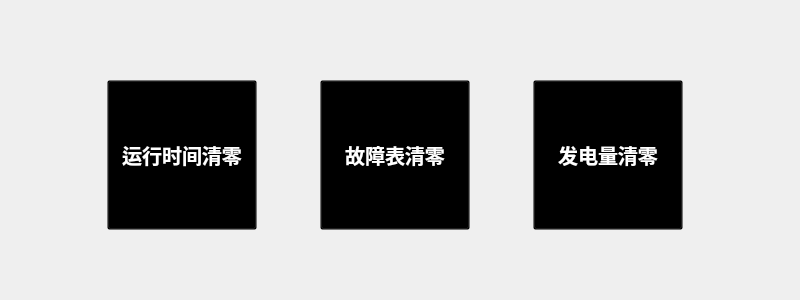
<?xml version="1.0" encoding="UTF-8"?>
<ui version="4.0">
 <class>ReturnFactory</class>
 <widget class="QWidget" name="ReturnFactory">
  <property name="geometry">
   <rect>
    <x>0</x>
    <y>0</y>
    <width>800</width>
    <height>300</height>
   </rect>
  </property>
  <property name="windowTitle">
   <string>Form</string>
  </property>
  <widget class="QWidget" name="layoutWidget">
   <property name="geometry">
    <rect>
     <x>50</x>
     <y>70</y>
     <width>691</width>
     <height>171</height>
    </rect>
   </property>
   <layout class="QHBoxLayout" name="horizontalLayout">
    <item>
     <widget class="QToolButton" name="tbtn_run">
      <property name="sizePolicy">
       <sizepolicy hsizetype="Fixed" vsizetype="Fixed">
        <horstretch>0</horstretch>
        <verstretch>0</verstretch>
       </sizepolicy>
      </property>
      <property name="minimumSize">
       <size>
        <width>150</width>
        <height>150</height>
       </size>
      </property>
      <property name="font">
       <font>
        <pointsize>15</pointsize>
        <weight>75</weight>
        <bold>true</bold>
       </font>
      </property>
      <property name="styleSheet">
       <string notr="true">background:transparent;color:white;</string>
      </property>
      <property name="text">
       <string>运行时间清零</string>
      </property>
      <property name="icon">
       <iconset resource="InverterController.qrc">
        <normaloff>:/images/returnfactory.png</normaloff>:/images/returnfactory.png</iconset>
      </property>
      <property name="iconSize">
       <size>
        <width>100</width>
        <height>100</height>
       </size>
      </property>
      <property name="toolButtonStyle">
       <enum>Qt::ToolButtonTextUnderIcon</enum>
      </property>
     </widget>
    </item>
    <item>
     <widget class="QToolButton" name="tbtn_fault">
      <property name="sizePolicy">
       <sizepolicy hsizetype="Fixed" vsizetype="Fixed">
        <horstretch>0</horstretch>
        <verstretch>0</verstretch>
       </sizepolicy>
      </property>
      <property name="minimumSize">
       <size>
        <width>150</width>
        <height>150</height>
       </size>
      </property>
      <property name="font">
       <font>
        <pointsize>15</pointsize>
        <weight>75</weight>
        <bold>true</bold>
       </font>
      </property>
      <property name="styleSheet">
       <string notr="true">background:transparent;color:white;</string>
      </property>
      <property name="text">
       <string>故障表清零</string>
      </property>
      <property name="icon">
       <iconset resource="InverterController.qrc">
        <normaloff>:/images/returnfactory.png</normaloff>:/images/returnfactory.png</iconset>
      </property>
      <property name="iconSize">
       <size>
        <width>100</width>
        <height>100</height>
       </size>
      </property>
      <property name="toolButtonStyle">
       <enum>Qt::ToolButtonTextUnderIcon</enum>
      </property>
     </widget>
    </item>
    <item>
     <widget class="QToolButton" name="tbtn_power">
      <property name="sizePolicy">
       <sizepolicy hsizetype="Fixed" vsizetype="Fixed">
        <horstretch>0</horstretch>
        <verstretch>0</verstretch>
       </sizepolicy>
      </property>
      <property name="minimumSize">
       <size>
        <width>150</width>
        <height>150</height>
       </size>
      </property>
      <property name="font">
       <font>
        <pointsize>15</pointsize>
        <weight>75</weight>
        <bold>true</bold>
       </font>
      </property>
      <property name="styleSheet">
       <string notr="true">background:transparent;color:white;</string>
      </property>
      <property name="text">
       <string>发电量清零</string>
      </property>
      <property name="icon">
       <iconset resource="InverterController.qrc">
        <normaloff>:/images/returnfactory.png</normaloff>:/images/returnfactory.png</iconset>
      </property>
      <property name="iconSize">
       <size>
        <width>100</width>
        <height>100</height>
       </size>
      </property>
      <property name="toolButtonStyle">
       <enum>Qt::ToolButtonTextUnderIcon</enum>
      </property>
     </widget>
    </item>
   </layout>
  </widget>
 </widget>
 <resources>
  <include location="InverterController.qrc"/>
 </resources>
 <connections/>
</ui>
